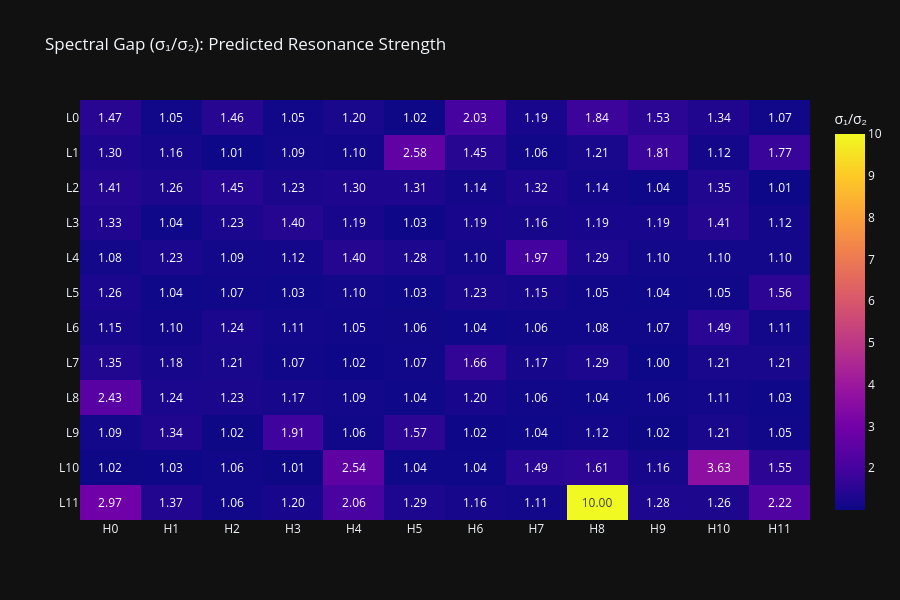

The code cell stored with this chart in its notebook:
### Markdown cell above
---
## 4. Visualization

### 4a. Spectral Gap Grid
The spectral gap (σ₁/σ₂) determines convergence speed. High gap = fast convergence = strongly resonant room.

### Code cell
# ============================================================
# VIS 4a: SPECTRAL GAP GRID
# ============================================================

gap_grid = np.zeros((model.cfg.n_layers, model.cfg.n_heads))
for (layer, head), data in spectral_data.items():
    gap_grid[layer, head] = min(data["spectral_gap"], 10.0)  # clip for vis

fig_gap = px.imshow(
    gap_grid,
    x=[f"H{h}" for h in range(model.cfg.n_heads)],
    y=[f"L{l}" for l in range(model.cfg.n_layers)],
    color_continuous_scale="Plasma",
    title="Spectral Gap (σ₁/σ₂): Predicted Resonance Strength",
    labels={"color": "σ₁/σ₂"},
    text_auto=".2f",
    aspect="auto",
)
fig_gap.update_layout(template="plotly_dark", height=600)
fig_gap.show()

### Figure 1 — Plotly figure (JSON) as saved in the notebook; plotly's stock layout.template omitted (floating-point values rounded to 4 significant figures; data arrays with more than 128 entries replaced by an {"elided": "..."} marker saying what was removed)
{"data": [{"coloraxis": "coloraxis", "hovertemplate": "x: %{x}<br>y: %{y}<br>σ₁/σ₂: %{z}<extra></extra>", "name": "0", "texttemplate": "%{z:.2f}", "type": "heatmap", "x": ["H0", "H1", "H2", "H3", "H4", "H5", "H6", "H7", "H8", "H9", "H10", "H11"], "xaxis": "x", "y": ["L0", "L1", "L2", "L3", "L4", "L5", "L6", "L7", "L8", "L9", "L10", "L11"], "yaxis": "y", "z": {"elided": "12x12 float values"}}], "layout": {"coloraxis": {"autocolorscale": false, "colorbar": {"title": {"text": "σ₁/σ₂"}}, "colorscale": [[0, "#0d0887"], [0.1111, "#46039f"], [0.2222, "#7201a8"], [0.3333, "#9c179e"], [0.4444, "#bd3786"], [0.5556, "#d8576b"], [0.6667, "#ed7953"], [0.7778, "#fb9f3a"], [0.8889, "#fdca26"], [1, "#f0f921"]]}, "height": 600, "title": {"text": "Spectral Gap (σ₁/σ₂): Predicted Resonance Strength"}, "xaxis": {"anchor": "y", "domain": [0, 1]}, "yaxis": {"anchor": "x", "autorange": "reversed", "domain": [0, 1]}}}
